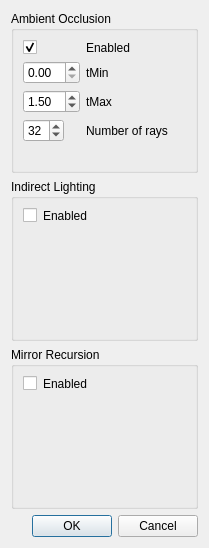
<?xml version="1.0" encoding="UTF-8"?>
<ui version="4.0">
 <class>Options</class>
 <widget class="QDialog" name="Options">
  <property name="geometry">
   <rect>
    <x>0</x>
    <y>0</y>
    <width>209</width>
    <height>548</height>
   </rect>
  </property>
  <property name="windowTitle">
   <string>Dialog</string>
  </property>
  <layout class="QVBoxLayout" name="verticalLayout">
   <item>
    <layout class="QHBoxLayout" name="horizontalLayout">
     <item>
      <layout class="QVBoxLayout" name="verticalLayout_2">
       <item>
        <widget class="QGroupBox" name="groupBox_4">
         <property name="title">
          <string>Ambient Occlusion</string>
         </property>
         <layout class="QVBoxLayout" name="verticalLayout_3">
          <item>
           <layout class="QFormLayout" name="formLayout">
            <item row="0" column="0">
             <widget class="QCheckBox" name="AOcheckBox">
              <property name="text">
               <string/>
              </property>
              <property name="checked">
               <bool>true</bool>
              </property>
             </widget>
            </item>
            <item row="0" column="1">
             <widget class="QLabel" name="label">
              <property name="text">
               <string>Enabled</string>
              </property>
             </widget>
            </item>
            <item row="1" column="0">
             <widget class="QDoubleSpinBox" name="AOtMinSpinBox">
              <property name="singleStep">
               <double>0.050000000000000</double>
              </property>
             </widget>
            </item>
            <item row="2" column="0">
             <widget class="QDoubleSpinBox" name="AOtMaxSpinBox">
              <property name="singleStep">
               <double>0.050000000000000</double>
              </property>
              <property name="value">
               <double>1.500000000000000</double>
              </property>
             </widget>
            </item>
            <item row="3" column="0">
             <widget class="QSpinBox" name="AOnumRays">
              <property name="value">
               <number>32</number>
              </property>
              <property name="displayIntegerBase">
               <number>10</number>
              </property>
             </widget>
            </item>
            <item row="1" column="1">
             <widget class="QLabel" name="label_4">
              <property name="text">
               <string>tMin</string>
              </property>
             </widget>
            </item>
            <item row="2" column="1">
             <widget class="QLabel" name="label_5">
              <property name="text">
               <string>tMax</string>
              </property>
             </widget>
            </item>
            <item row="3" column="1">
             <widget class="QLabel" name="label_6">
              <property name="text">
               <string>Number of rays</string>
              </property>
             </widget>
            </item>
           </layout>
          </item>
         </layout>
        </widget>
       </item>
       <item>
        <widget class="QGroupBox" name="groupBox">
         <property name="title">
          <string>Indirect Lighting</string>
         </property>
         <layout class="QVBoxLayout" name="verticalLayout_4">
          <item>
           <layout class="QFormLayout" name="formLayout_2">
            <item row="0" column="0">
             <widget class="QCheckBox" name="checkBox_2">
              <property name="text">
               <string/>
              </property>
             </widget>
            </item>
            <item row="0" column="1">
             <widget class="QLabel" name="label_2">
              <property name="text">
               <string>Enabled</string>
              </property>
             </widget>
            </item>
           </layout>
          </item>
         </layout>
        </widget>
       </item>
       <item>
        <widget class="QGroupBox" name="groupBox_3">
         <property name="title">
          <string>Mirror Recursion</string>
         </property>
         <layout class="QVBoxLayout" name="verticalLayout_5">
          <item>
           <layout class="QFormLayout" name="formLayout_3">
            <item row="0" column="0">
             <widget class="QCheckBox" name="checkBox_3">
              <property name="text">
               <string/>
              </property>
             </widget>
            </item>
            <item row="0" column="1">
             <widget class="QLabel" name="label_3">
              <property name="text">
               <string>Enabled</string>
              </property>
             </widget>
            </item>
           </layout>
          </item>
         </layout>
        </widget>
       </item>
      </layout>
     </item>
    </layout>
   </item>
   <item>
    <widget class="QDialogButtonBox" name="buttonBox">
     <property name="orientation">
      <enum>Qt::Horizontal</enum>
     </property>
     <property name="standardButtons">
      <set>QDialogButtonBox::Cancel|QDialogButtonBox::Ok</set>
     </property>
    </widget>
   </item>
  </layout>
 </widget>
 <resources/>
 <connections>
  <connection>
   <sender>buttonBox</sender>
   <signal>accepted()</signal>
   <receiver>Options</receiver>
   <slot>accept()</slot>
   <hints>
    <hint type="sourcelabel">
     <x>248</x>
     <y>254</y>
    </hint>
    <hint type="destinationlabel">
     <x>157</x>
     <y>274</y>
    </hint>
   </hints>
  </connection>
  <connection>
   <sender>buttonBox</sender>
   <signal>rejected()</signal>
   <receiver>Options</receiver>
   <slot>reject()</slot>
   <hints>
    <hint type="sourcelabel">
     <x>316</x>
     <y>260</y>
    </hint>
    <hint type="destinationlabel">
     <x>286</x>
     <y>274</y>
    </hint>
   </hints>
  </connection>
 </connections>
</ui>
